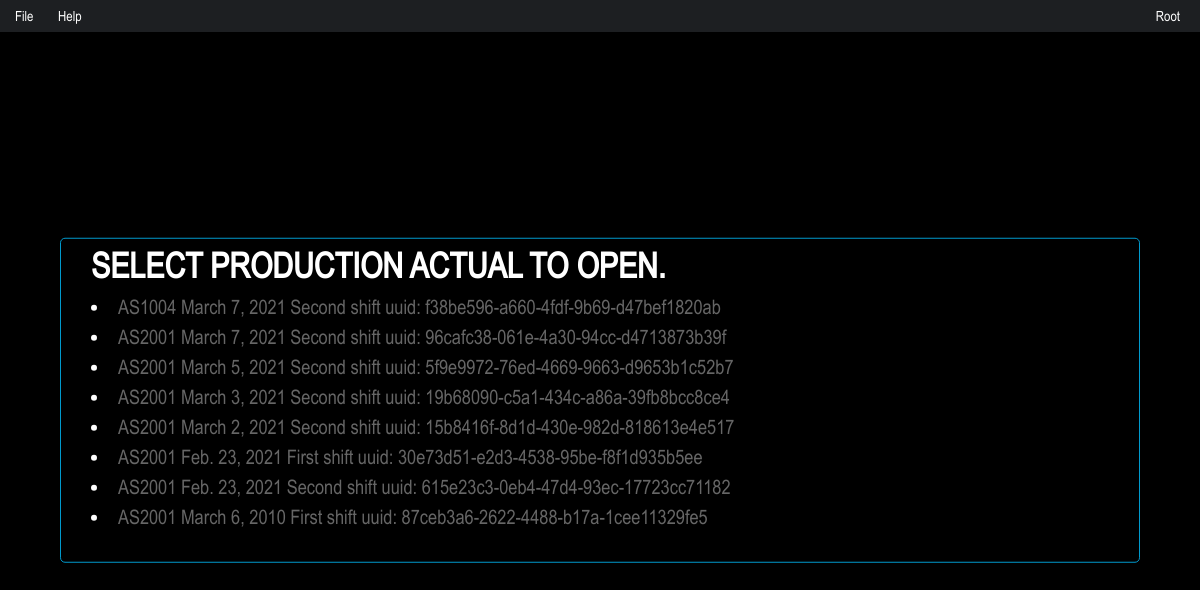
The app's page /Records/OpenRecent/ (signed in) with its own data.
### productionactual/models.py (models this page shows, shortened)
class ProductionActual(models.Model):
    id = models.UUIDField(primary_key=True, default=uuid.uuid4, help_text="Unique ID for this particular ProductionActual")
    pa_date = models.DateField('production actual date')
    assembly_line_number = models.ForeignKey(AssemblyLine, on_delete=models.CASCADE)
    shift = models.ForeignKey(Shift, on_delete=models.CASCADE)
    user = models.ForeignKey(User, on_delete=models.CASCADE)

class AssemblyLine(models.Model):
    department = models.ForeignKey(Department, on_delete=models.CASCADE)
    line_name = models.CharField(max_length=6)
    def __str__(self):
        return self.line_name

class Shift(models.Model):
    shift_number = models.IntegerField()
    shift_name = models.CharField(max_length=15)
    def __str__(self):
        return self.shift_name

### productionactual/views.py (the view)
# urls.py: path('OpenRecent/', views.OpenRecentProductionActualView.as_view(), name='OpenRecentProductionActual'),
class OpenRecentProductionActualView(generic.ListView):
    template_name = 'productionactual/openrecentproductionactual.html'
    context_object_name = 'latest_pa_list'
    def get_queryset(self):
        return ProductionActual.objects.filter(pa_date__lte=timezone.now()).order_by('-pa_date')[:50]

### productionactual/templates/productionactual/openrecentproductionactual.html (shortened to what this page needs)
{% extends 'smenu.html' %}
{% block content %}
{% if user.is_authenticated %}
<div class="modal-content">
    <div>
        <h3 class="modal-title">Select Production Actual to open.</h3>
        {% for ProductionActual in latest_pa_list %}
        <li><a href="{% url 'ProductionActual' ProductionActual.id %}"> {{ ProductionActual.assembly_line_number }} {{ ProductionActual.pa_date }}  {{ ProductionActual.shift }} shift uuid: {{ ProductionActual.id }}</a></li>
    {% endfor %}
    </div>
</div>
{% endif %}
{% endblock %}

### templates/smenu.html (shortened to what this page needs)
{% extends 'base.html' %}
{% block menu %}
{% if user.is_authenticated %}
<ul id="smenu" class="smenu active">
<li>
    <a>File</a>
  </li>
  <li>
      <a>Help</a>
  </li>
  <li class="menu-float-right">
      <a>{{ user.username }}</a>
  </li>
</ul>
{% endif %}
{% endblock %}

### productionactual/static/productionactual/style.css (style rules this page uses)
:root { --accent-color:#09c; --accent-light-color:#00a3da }
* { -webkit-tap-highlight-color:rgba(0,0,0,0); -webkit-user-drag:none; -moz-user-drag:none; -webkit-box-sizing:border-box; -moz-box-sizing:border-box; box-sizing:border-box; -ms-touch-action:manipulation; touch-action:manipulation; vertical-align:top; font-weight:400; outline:none }
body,html { margin:0; padding:0; height:100%; width:100%; color:#fff; font-size:20px; background-color:#000; font-family:Arial Narrow; }
h1,h2,h3,h4,h5,h1.login-title { text-transform:uppercase; font-weight:700; margin:0 }
a { color: #666; }
.menu-float-right { float: right; margin-right: 10px; }
.modal-content { padding:0 30px 30px 30px; max-width: 90%; max-height: 90%; overflow:auto; background-color: #fefefe; border: 1px solid #09c; border-radius:5px; background-color: rgb(0, 0, 0); position:absolute; top: 50%; left: 50%; -ms-transform: translate(-50%, -50%); transform: translate(-50%, -50%); }
#smenu { padding-left: 5px; background-color: #1d1f22; height: 32px }
ol, ul { list-style: none; list-style-image: none }
.smenu { display: block; z-index: 99 }
.smenu, .smenu li { position: relative }
.smenu li { display: inline-block }
.smenu a, .overflow-smenu a { height: 32px; line-height: 32px; display: block; cursor: pointer; padding: 0 10px; color: hsla(0, 0%, 100%, .8); font-size: 14px; text-decoration: none; text-transform: capitalize; }

### records on screen
ProductionActual: assembly_line_number "AS1004", pa_date "March 7, 2021", shift "Second", id "f38be596-a660-4fdf-9b69-d47bef1820ab"
ProductionActual: assembly_line_number "AS2001", pa_date "March 7, 2021", shift "Second", id "96cafc38-061e-4a30-94cc-d4713873b39f"
ProductionActual: assembly_line_number "AS2001", pa_date "March 5, 2021", shift "Second", id "5f9e9972-76ed-4669-9663-d9653b1c52b7"
ProductionActual: assembly_line_number "AS2001", pa_date "March 3, 2021", shift "Second", id "19b68090-c5a1-434c-a86a-39fb8bcc8ce4"
ProductionActual: assembly_line_number "AS2001", pa_date "March 2, 2021", shift "Second", id "15b8416f-8d1d-430e-982d-818613e4e517"
ProductionActual: assembly_line_number "AS2001", pa_date "Feb. 23, 2021", shift "First", id "30e73d51-e2d3-4538-95be-f8f1d935b5ee"
ProductionActual: assembly_line_number "AS2001", pa_date "Feb. 23, 2021", shift "Second", id "615e23c3-0eb4-47d4-93ec-17723cc71182"
ProductionActual: assembly_line_number "AS2001", pa_date "March 6, 2010", shift "First", id "87ceb3a6-2622-4488-b17a-1cee11329fe5"

### other values on screen
{{ user.username }} "Root"
